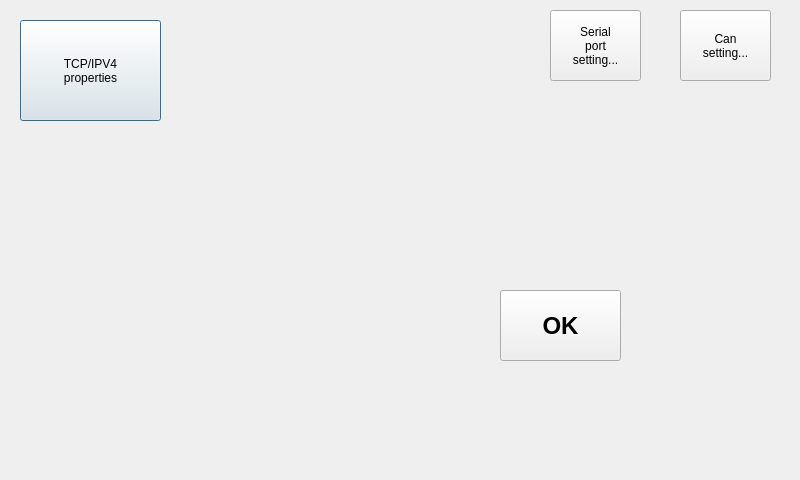
<?xml version="1.0" encoding="UTF-8"?>
<ui version="4.0">
 <class>config</class>
 <widget class="QDialog" name="config">
  <property name="enabled">
   <bool>true</bool>
  </property>
  <property name="geometry">
   <rect>
    <x>0</x>
    <y>0</y>
    <width>800</width>
    <height>480</height>
   </rect>
  </property>
  <property name="windowTitle">
   <string>CONFIG</string>
  </property>
  <widget class="QPushButton" name="tcp">
   <property name="enabled">
    <bool>true</bool>
   </property>
   <property name="geometry">
    <rect>
     <x>20</x>
     <y>20</y>
     <width>141</width>
     <height>101</height>
    </rect>
   </property>
   <property name="styleSheet">
    <string notr="true">font: 14pt &quot;Ubuntu&quot;;</string>
   </property>
   <property name="text">
    <string>TCP/IPV4
properties</string>
   </property>
  </widget>
  <widget class="QPushButton" name="uart">
   <property name="enabled">
    <bool>true</bool>
   </property>
   <property name="geometry">
    <rect>
     <x>550</x>
     <y>10</y>
     <width>91</width>
     <height>71</height>
    </rect>
   </property>
   <property name="text">
    <string>Serial
port
setting...</string>
   </property>
  </widget>
  <widget class="QPushButton" name="can">
   <property name="enabled">
    <bool>true</bool>
   </property>
   <property name="geometry">
    <rect>
     <x>680</x>
     <y>10</y>
     <width>91</width>
     <height>71</height>
    </rect>
   </property>
   <property name="text">
    <string>Can
setting...</string>
   </property>
  </widget>
  <widget class="QPushButton" name="ok">
   <property name="geometry">
    <rect>
     <x>500</x>
     <y>290</y>
     <width>121</width>
     <height>71</height>
    </rect>
   </property>
   <property name="font">
    <font>
     <pointsize>18</pointsize>
     <weight>75</weight>
     <bold>true</bold>
    </font>
   </property>
   <property name="text">
    <string>OK</string>
   </property>
  </widget>
 </widget>
 <resources/>
 <connections/>
</ui>
